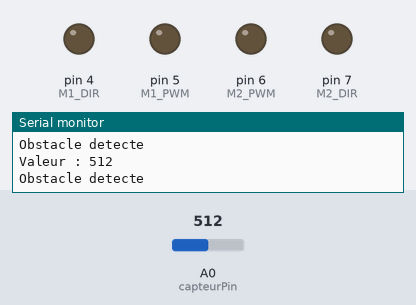
Simulated run of this sketch. Board: Arduino Uno, built with avr-gcc and run on an emulated ATmega328P. Shown: output pins drawn as LEDs (lit = HIGH), the last lines printed to the serial monitor. Inputs (shaded band) come from the test bench; at power-on: A0 (capteurPin) = 512.

Above: at 1.4 s.
1.5 s: A0 (capteurPin) set to 409
3.0 s: A0 (capteurPin) set to 387
At 3.7 s:
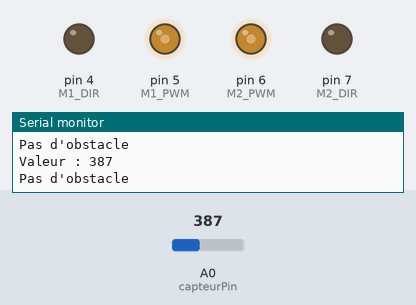
Timing chart, 0 to 6.0 s (numbered marks = the images above; inputs shaded):
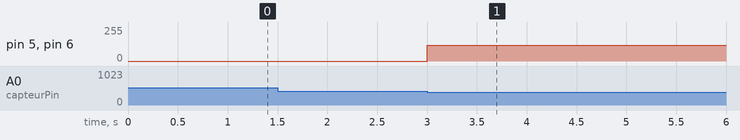

The sketch:

sketch_jan28a_Test_detecteur_obstacle.ino
```cpp
#define M1_PWM 5
#define M1_DIR 4
#define M2_PWM 6
#define M2_DIR 7
const int capteurPin = A0;


void setup() {
  // Capteur distance
  pinMode(M1_PWM, OUTPUT);
  pinMode(M1_DIR, OUTPUT);
  pinMode(M2_PWM, OUTPUT);
  pinMode(M2_DIR, OUTPUT);

  // Serial
  Serial.begin(9600);
  Serial.println(F("Test detecteur d'obstacle"));
}

void loop() {
  int valeur = analogRead(capteurPin);

  Serial.print("Valeur : ");
  Serial.println(valeur);

  if (valeur > 400) {
    Serial.println("Obstacle detecte");
    analogWrite(M1_PWM, 0);  // vitesse moteur 1
    analogWrite(M2_PWM, 0);
    delay(500);
  } else {
    Serial.println("Pas d'obstacle");
    digitalWrite(M1_DIR, LOW);
    digitalWrite(M2_DIR, LOW);

    analogWrite(M1_PWM, 120);  // vitesse moteur 1
    analogWrite(M2_PWM, 120);
    delay(500);
  }

  delay(100);
}
```

Measured:
- the behaviour switches between 401 and 400 on A0 (capteurPin) (found by bisection; images 0 and 1)
- after the input at 3.0 s, pin 5 (M1_PWM), pin 6 (M2_PWM): 0/255 → 120/255 at once
